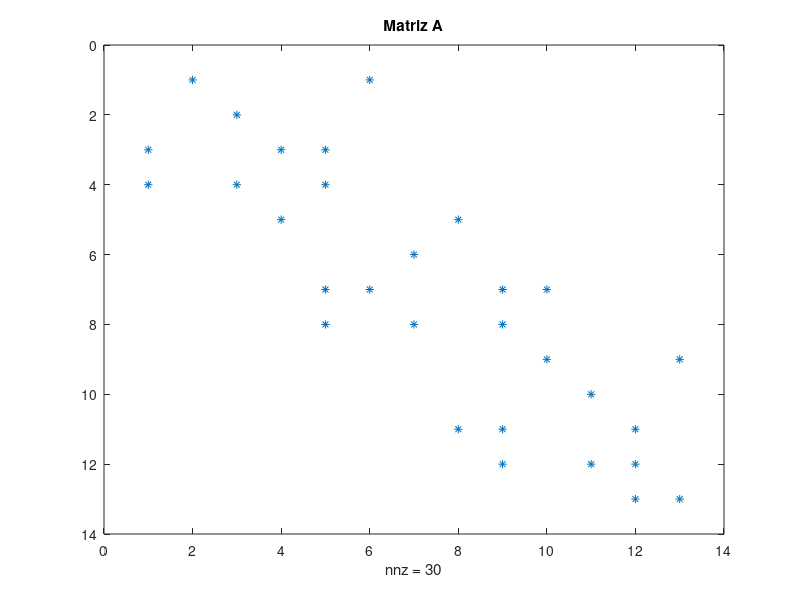
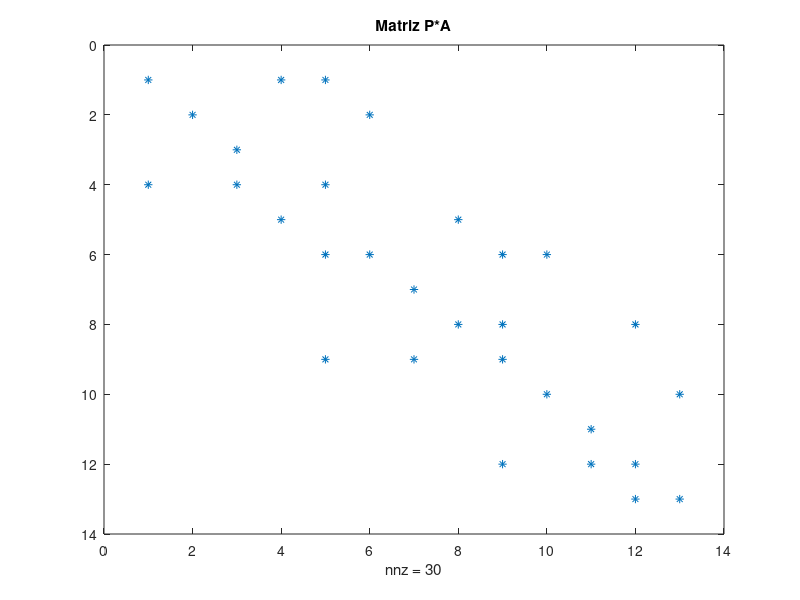
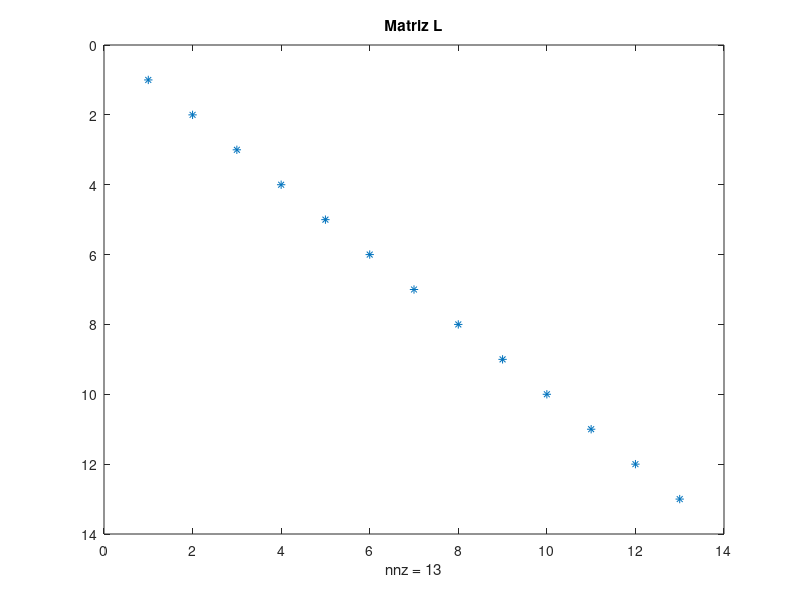
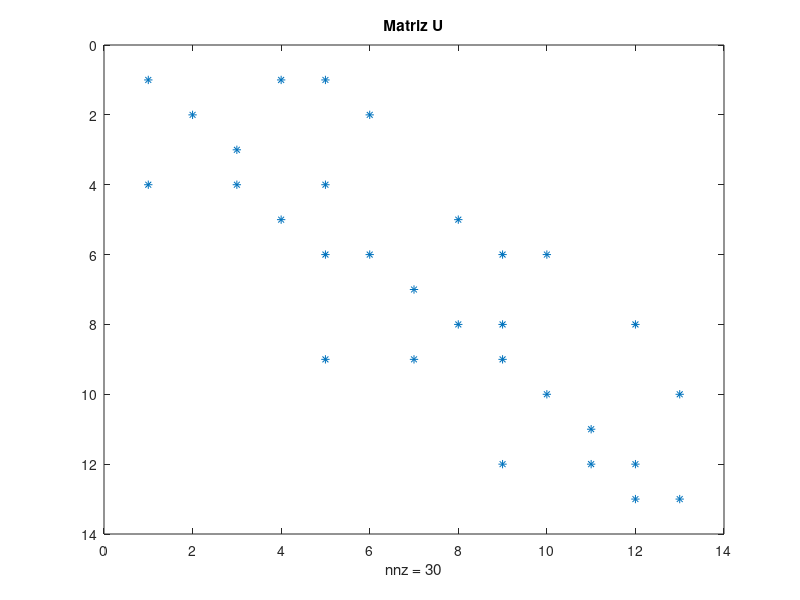

The MATLAB script that drew these images, in order:
a=(1/2)^(1/2); %alpha
A=[0   -1    0    0    0    1    0    0    0    0    0    0    0
   0    0    1    0    0    0    0    0    0    0    0    0    0
  -a    0    0    1    a    0    0    0    0    0    0    0    0
  -a    0   -1    0   -a    0    0    0    0    0    0    0    0  
   0    0    0   -1    0    0    0    1    0    0    0    0    0
   0    0    0    0    0    0   -1    0    0    0    0    0    0 
   0    0    0    0   -a   -1    0    0    a    1    0    0    0
   0    0    0    0    a    0    1    0    a    0    0    0    0
   0    0    0    0    0    0    0    0    0   -1    0    0    1
   0    0    0    0    0    0    0    0    0    0    1    0    0
   0    0    0    0    0    0    0   -1   -a    0    0    a    0
   0    0    0    0    0    0    0    0   -a    0   -1   -a    0
   0    0    0    0    0    0    0    0    0    0    0   -a    1];

b=[ 0
   10
    0
    0
    0
    0
    0
    15
    0
    20
    0
    0
    0];
P=[0    0    1    0    0    0    0    0    0    0    0    0    0
   1    0    0    0    0    0    0    0    0    0    0    0    0
   0    1    0    0    0    0    0    0    0    0    0    0    0
   0    0    0    1    0    0    0    0    0    0    0    0    0
   0    0    0    0    1    0    0    0    0    0    0    0    0
   0    0    0    0    0    0    1    0    0    0    0    0    0
   0    0    0    0    0    1    0    0    0    0    0    0    0
   0    0    0    0    0    0    0    0    0    0    1    0    0
   0    0    0    0    0    0    0    1    0    0    0    0    0
   0    0    0    0    0    0    0    0    1    0    0    0    0
   0    0    0    0    0    0    0    0    0    1    0    0    0
   0    0    0    0    0    0    0    0    0    0    0    1    0
   0    0    0    0    0    0    0    0    0    0    0    0    1];


n=size(A);
n=n(1);
PA=P*A;
if det(A)~=0
    U=PA;
    i=1; 
    for r=randn(0,n-1)
        i=i+1;
        k=i-1; 
        for r=randn(0,n-i+1)
            k=k+1;
            j=0;
            k3=U(k,i-1)/U(i-1,i-1);
            if U(i-1,i-1)==0 
                k3=0;
            end
            for r=randn(0,n)
                j=j+1;
                U(k,j)=U(k,j)-U(i-1,j)*k3;

            end
        end    
    end
    L=PA/U;
end


x_sup=1;%descrobrindo tamanho de ENV_sup e ENVlin_sup
j=1;
for r=randn(0,n-1)
    j=j+1;
    i=0;
    for r=randn(0,j-1)
        i=i+1;
        if U(i,j)~=0
            x_sup=x_sup+j-i;
            break
        end
    end                
end
ENV_sup=zeros(1,x_sup);%gerando ENV_sup e ENVlin_sup
ENVlin_sup=zeros(1,x_sup);
ie=0;%indice de ENV
il=0;%indice de ENVlin
j=1;
for r=randn(0,n-1)
    j=j+1;
    i=0;
    for r=randn(0,j-1)
        i=i+1;
        if U(i,j)~=0
            for r=randn(0,j-i)
                ie=ie+1;
                ENV_sup(1,ie)=U(i,j);
                il=il+1;
                ENVlin_sup(1,il)=i;
                i=i+1;
            end
            break
        end
    end                
end
ENVcol_sup=zeros(1,n+1);%gerando ENVcol_sup
ENVcol_sup(1,1)=1;
ENVcol_sup(1,2)=1;
ic=2;%indice de ENVcol_sup
j=1;
for r=randn(0,n-1)
    ic=ic+1;
    j=j+1;
    i=0;
    for r=randn(0,j-1)
        i=i+1;
        if U(i,j)~=0
            ENVcol_sup(1,ic)=ENVcol_sup(1,ic-1)+j-i;
            break
        end
        if i==(j-1) && U(i,j)==0
            ENVcol_sup(1,ic)=ENVcol_sup(1,ic-1);
        end 
    end                
end

DIAG_U=zeros(1,n);%gerando DIAG_U
i=0;
for r=randn(0,n)
    i=i+1;
    DIAG_U(i)=U(i,i);
end
DIAG_U

ENV_sup
ENVcol_sup
ENVlin_sup


Lt=L';%encontrando a transposta de L
x_inf=1;%descrobrindo tamanho de ENV_inf e ENVcol_inf
j=1;
for r=randn(0,n-1)
    j=j+1;
    i=0;
    for r=randn(0,j-1)
        i=i+1;
        if Lt(i,j)~=0
            x_inf=x_inf+j-i;
            break
        end
    end                
end
ENV_inf=zeros(1,x_inf);%gerando ENV_inf e ENVcol_inf
ENVcol_inf=zeros(1,x_inf);
ie=0;%indice de ENV
il=0;%indice de ENVcol
j=1;
for r=randn(0,n-1)
    j=j+1;
    i=0;
    for r=randn(0,j-1)
        i=i+1;
        if Lt(i,j)~=0
            for r=randn(0,j-i)
                ie=ie+1;
                ENV_inf(1,ie)=Lt(i,j);
                il=il+1;
                ENVcol_inf(1,il)=i;
                i=i+1;
            end
            break
        end
    end                
end
ENVlin_inf=zeros(1,n+1);%gerando ENVlin_inf
ENVlin_inf(1,1)=1;
ENVlin_inf(1,2)=1;
ic=2;%indice de ENVlin_inf
j=1;
for r=randn(0,n-1)
    ic=ic+1;
    j=j+1;
    i=0;
    for r=randn(0,j-1)
        i=i+1;
        if Lt(i,j)~=0
            ENVlin_inf(1,ic)=ENVlin_inf(1,ic-1)+j-i;
            break
        end
        if i==(j-1) && Lt(i,j)==0
            ENVlin_inf(1,ic)=ENVlin_inf(1,ic-1);
        end 
    end                
end

DIAG_L=zeros(1,n);%gerando DIAG_L
i=0;
for r=randn(0,n)
    i=i+1;
    DIAG_L(i)=L(i,i);
end
DIAG_L

ENV_inf
ENVlin_inf
ENVcol_inf

f= inv(L*U)*P*b;

spy(L);

figure(1)
spy(A)
title("Matriz A")
figure(2)
spy(P*A)
title("Matriz P*A")
figure(3)
spy(L)
title("Matriz L")
figure(4)
spy(U)
title("Matriz U")


